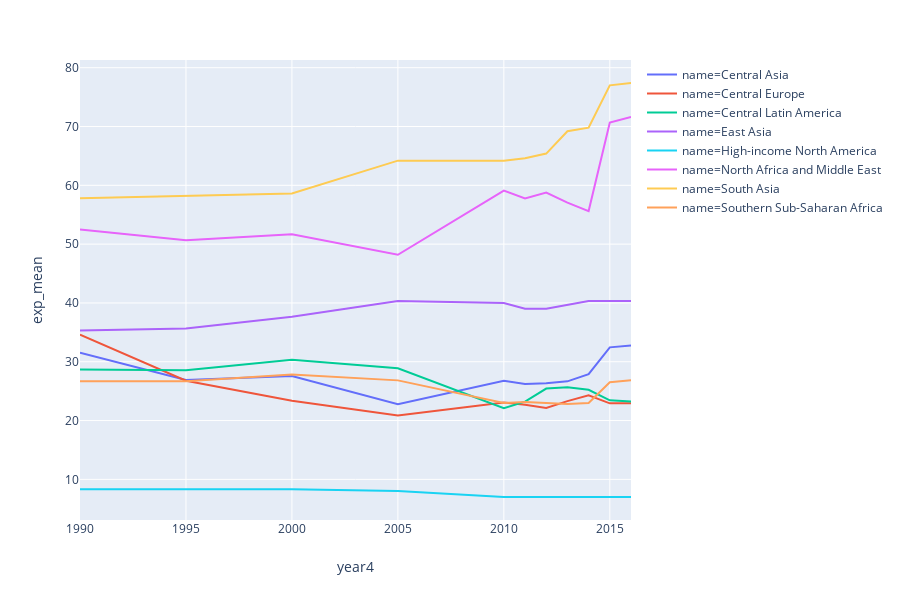

The code cell stored with this chart in its notebook:
### Code cell
layout = go.Layout(
    title='Air Pollution by Region (1990-2016)',
    xaxis=dict(
        title='Year',
        titlefont=dict(
            size=18,
            color='#7f7f7f'
        )
    ),
    yaxis=dict(
        title='Average Particulate Matter (µg/m3)',
        titlefont=dict(
            size=18,
            color='#7f7f7f'
        )
    )
)
px.line(region_mean2, x="year4", y="exp_mean", color="name")
fig = go.Figure(data=data, layout=layout)
plot_url = py.plot(fig, filename='styling-names')

### Figure 1 — Plotly figure (JSON) as saved in the notebook; plotly's stock layout.template omitted (floating-point values rounded to 4 significant figures)
{"data": [{"hovertemplate": "name=Central Asia<br>year4=%{x}<br>exp_mean=%{y}<extra></extra>", "legendgroup": "name=Central Asia", "line": {"color": "#636efa", "dash": "solid"}, "mode": "lines", "name": "name=Central Asia", "showlegend": true, "type": "scatter", "uid": "4bedd3d6-28fb-4781-b291-1d084f7c0201", "x": [1990, 1995, 2000, 2005, 2010, 2011, 2012, 2013, 2014, 2015, 2016], "xaxis": "x", "y": [31.56, 26.89, 27.56, 22.78, 26.78, 26.22, 26.33, 26.67, 27.89, 32.44, 32.78], "yaxis": "y"}, {"hovertemplate": "name=Central Europe<br>year4=%{x}<br>exp_mean=%{y}<extra></extra>", "legendgroup": "name=Central Europe", "line": {"color": "#EF553B", "dash": "solid"}, "mode": "lines", "name": "name=Central Europe", "showlegend": true, "type": "scatter", "uid": "b83b61df-37bf-4ffb-8319-188135eee1f1", "x": [1990, 1995, 2000, 2005, 2010, 2011, 2012, 2013, 2014, 2015, 2016], "xaxis": "x", "y": [34.62, 26.77, 23.38, 20.85, 23.08, 22.69, 22.15, 23.31, 24.31, 22.92, 22.92], "yaxis": "y"}, {"hovertemplate": "name=Central Latin America<br>year4=%{x}<br>exp_mean=%{y}<extra></extra>", "legendgroup": "name=Central Latin America", "line": {"color": "#00cc96", "dash": "solid"}, "mode": "lines", "name": "name=Central Latin America", "showlegend": true, "type": "scatter", "uid": "9b02998b-a6c2-4f99-a95b-7c2c9b33d8d1", "x": [1990, 1995, 2000, 2005, 2010, 2011, 2012, 2013, 2014, 2015, 2016], "xaxis": "x", "y": [28.67, 28.56, 30.33, 28.89, 22.11, 23.22, 25.44, 25.67, 25.22, 23.44, 23.22], "yaxis": "y"}, {"hovertemplate": "name=East Asia<br>year4=%{x}<br>exp_mean=%{y}<extra></extra>", "legendgroup": "name=East Asia", "line": {"color": "#ab63fa", "dash": "solid"}, "mode": "lines", "name": "name=East Asia", "showlegend": true, "type": "scatter", "uid": "16f1075f-2b99-4e21-9199-43bcb4859526", "x": [1990, 1995, 2000, 2005, 2010, 2011, 2012, 2013, 2014, 2015, 2016], "xaxis": "x", "y": [35.33, 35.67, 37.67, 40.33, 40, 39, 39, 39.67, 40.33, 40.33, 40.33], "yaxis": "y"}, {"hovertemplate": "name=High-income North America<br>year4=%{x}<br>exp_mean=%{y}<extra></extra>", "legendgroup": "name=High-income North America", "line": {"color": "#19d3f3", "dash": "solid"}, "mode": "lines", "name": "name=High-income North America", "showlegend": true, "type": "scatter", "uid": "049e69f6-7119-44df-aebf-e25aef40b23a", "x": [1990, 1995, 2000, 2005, 2010, 2011, 2012, 2013, 2014, 2015, 2016], "xaxis": "x", "y": [8.333, 8.333, 8.333, 8, 7, 7, 7, 7, 7, 7, 7], "yaxis": "y"}, {"hovertemplate": "name=North Africa and Middle East<br>year4=%{x}<br>exp_mean=%{y}<extra></extra>", "legendgroup": "name=North Africa and Middle East", "line": {"color": "#e763fa", "dash": "solid"}, "mode": "lines", "name": "name=North Africa and Middle East", "showlegend": true, "type": "scatter", "uid": "14f56876-8d5f-4aa4-999b-c593dd11190d", "x": [1990, 1995, 2000, 2005, 2010, 2011, 2012, 2013, 2014, 2015, 2016], "xaxis": "x", "y": [52.48, 50.67, 51.67, 48.19, 59.1, 57.76, 58.76, 57.05, 55.62, 70.67, 71.62], "yaxis": "y"}, {"hovertemplate": "name=South Asia<br>year4=%{x}<br>exp_mean=%{y}<extra></extra>", "legendgroup": "name=South Asia", "line": {"color": "#fecb52", "dash": "solid"}, "mode": "lines", "name": "name=South Asia", "showlegend": true, "type": "scatter", "uid": "c9faaf62-a704-4fde-844e-7ca252f4fece", "x": [1990, 1995, 2000, 2005, 2010, 2011, 2012, 2013, 2014, 2015, 2016], "xaxis": "x", "y": [57.8, 58.2, 58.6, 64.2, 64.2, 64.6, 65.4, 69.2, 69.8, 77, 77.4], "yaxis": "y"}, {"hovertemplate": "name=Southern Sub-Saharan Africa<br>year4=%{x}<br>exp_mean=%{y}<extra></extra>", "legendgroup": "name=Southern Sub-Saharan Africa", "line": {"color": "#ffa15a", "dash": "solid"}, "mode": "lines", "name": "name=Southern Sub-Saharan Africa", "showlegend": true, "type": "scatter", "uid": "05e05979-26e4-49a1-ab3d-2569b64ad43e", "x": [1990, 1995, 2000, 2005, 2010, 2011, 2012, 2013, 2014, 2015, 2016], "xaxis": "x", "y": [26.67, 26.67, 27.83, 26.83, 23, 23.17, 23, 22.83, 23, 26.5, 26.83], "yaxis": "y"}], "layout": {"grid": {"xaxes": ["x"], "xgap": 0.1, "xside": "bottom", "yaxes": ["y"], "ygap": 0.1, "yside": "left"}, "height": 600, "legend": {"tracegroupgap": 0}, "margin": {"t": 60}, "xaxis": {"title": {"text": "year4"}}, "yaxis": {"title": {"text": "exp_mean"}}}}
